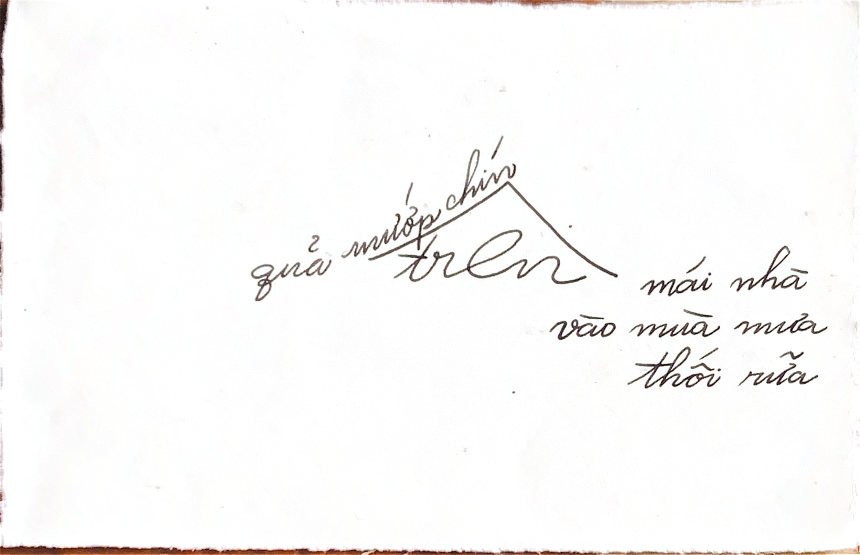
#> input picture haiku/p-000.png, 1720 x 1109 px, found by its file name (shown at 1/2 size); the run also reads 1 picture not shown here
$ python db3.py
#> lines starting #> are read from the running program, lines starting #| are printed output that depends on the picture; after the words box and inside, x2 and y2 are one past the last pixel; in counts of white or black regions, pixels touching at a corner belong together
#> in load, im is the input picture: shape (1109, 1720, 3); mean B, G, R 248.4, 248.8, 249.7
### font3/clean.py
# Xóa dòng kẻ ô ly (ngang, dọc) và lề đỏ, giữ nét mực.
# Chỗ dòng kẻ: lấy giá trị hai bên dòng kẻ (trên/dưới với dòng ngang, trái/phải với dòng dọc), lấy bên sáng hơn.
# Nét mực cắt ngang dòng kẻ thì hai bên đều tối nên nét được nối liền; dòng kẻ trơn thì hai bên sáng nên biến mất.
import numpy as np, cv2

def _level(V, mask, axis, n=81):
    """độ sáng thường gặp của dòng kẻ quanh mỗi điểm, đo dọc theo dòng kẻ (mực đậm tính như 160 để không kéo lệch)"""
    v = np.clip(V.astype(np.float32), 160, 255) * mask
    k = (n, 1) if axis == 0 else (1, n)        # cỡ khung (rộng, cao): dòng ngang đo theo x, dòng dọc đo theo y
    num = cv2.blur(v, k); den = cv2.blur(mask.astype(np.float32), k)
    return num / np.maximum(den, 1e-3)

def _fill(V, mask, allmask, axis, maxd=14):
    lo = np.full(V.shape, -1, np.int32); hi = np.full(V.shape, -1, np.int32)
    for k in range(1, maxd + 1):
        for sgn, arr in ((1, lo), (-1, hi)):
            Vs = np.roll(V, sgn * k, axis); Ms = np.roll(allmask, sgn * k, axis)
            take = (arr < 0) & ~Ms
            arr[take] = Vs[take]
    lo[lo < 0] = 255; hi[hi < 0] = 255
    out = V.astype(np.int32).copy()
    lev = _level(V, mask, axis)
    sel = mask & (V > lev - 18)          # điểm tối hơn hẳn dòng kẻ là mực đè lên dòng kẻ: giữ nguyên
    out[sel] = np.maximum(lo, hi)[sel]
    return out.astype(np.uint8)

def cleaned(path, L=101):
#> called with path = 'font3/../font/src2/p-000.png', L = 101
    im = cv2.imread(path); B, G, R = [im[:, :, i].astype(int) for i in range(3)]
    V = im.max(2).astype(np.uint8)
    cand = (V < 218).astype(np.uint8)
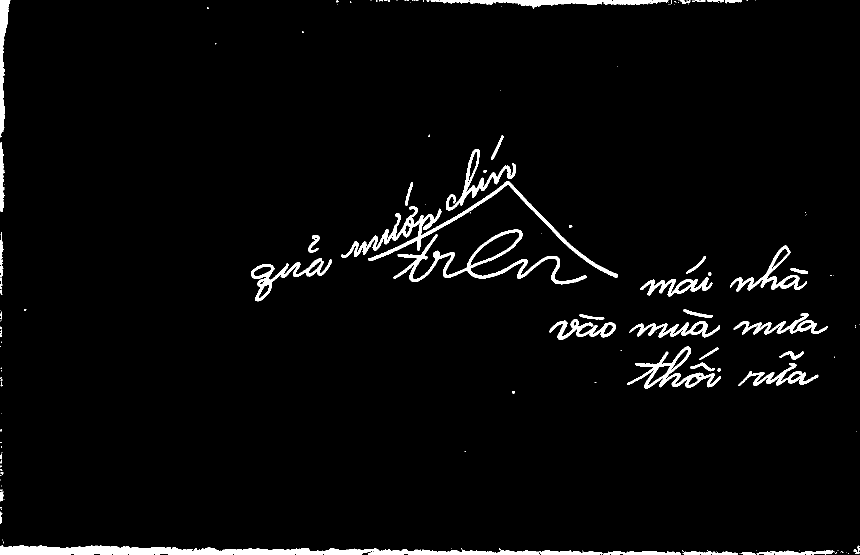
#> cand: shape (1109, 1720) (shown at 1/2 size); values 0 (black) and 1 (white), 3.2% white; 164 white regions (116 under 20 px), largest, box (x1, y1, x2, y2) and area: (0, 1090, 1206, 1109) 12314, (682, 362, 1236, 556) 7353, (787, 459, 1174, 569) 6032
    cd = cv2.dilate(cand, np.ones((3, 3), np.uint8))
#> cd: shape (1109, 1720); values 0 (black) and 1 (white), 4.4% white; 94 white regions (32 under 20 px), largest, box (x1, y1, x2, y2) and area: (0, 1089, 1363, 1109) 15149, (681, 361, 1237, 557) 10596, (786, 458, 1175, 570) 8786
    lh = cv2.morphologyEx(cd, cv2.MORPH_OPEN, np.ones((1, L), np.uint8))
#> lh: shape (1109, 1720); values 0 (black) and 1 (white), 0.87% white; 3 white regions, box (x1, y1, x2, y2) and area: (0, 1093, 1363, 1109) 12383, (852, 0, 1338, 9) 3203, (1364, 1105, 1675, 1109) 1063
    lv = cv2.morphologyEx(cd, cv2.MORPH_OPEN, np.ones((L, 1), np.uint8))
#> lv: shape (1109, 1720); values 0 (black) and 1 (white), 0.18% white; 3 white regions, box (x1, y1, x2, y2) and area: (0, 0, 15, 276) 2282, (0, 283, 6, 424) 826, (2, 463, 4, 591) 256
    red = ((R - B > 22) & (R - G > 12)).astype(np.uint8)
#> red: shape (1109, 1720); values 0 (black) and 1 (white), 1.6% white; 784 white regions (671 under 20 px), largest, box (x1, y1, x2, y2) and area: (0, 1088, 1720, 1109) 16345, (852, 0, 1489, 13) 3983, (0, 0, 19, 44) 317
    mh = cv2.dilate(lh, np.ones((3, 3), np.uint8)) > 0
#> mh: shape (1109, 1720) bool; 0.99% white; 2 white regions, box (x1, y1, x2, y2) and area: (0, 1092, 1676, 1109) 15180, (851, 0, 1339, 10) 3711
    mv = cv2.dilate(lv | red, np.ones((3, 3), np.uint8)) > 0
#> mv: shape (1109, 1720) bool; 2.8% white; 255 white regions (80 under 20 px), largest, box (x1, y1, x2, y2) and area: (0, 1083, 1720, 1109) 18487, (844, 0, 1490, 14) 4980, (0, 0, 20, 277) 2605
    allm = mh | mv
#> allm: shape (1109, 1720) bool; 2.8% white; 255 white regions (80 under 20 px), largest, box (x1, y1, x2, y2) and area: (0, 1083, 1720, 1109) 18570, (844, 0, 1490, 14) 5201, (0, 0, 20, 277) 2605
    out = _fill(V, mh, allm, 0)
    out = _fill(out, mv, allm, 1)
#> call 2 of _fill, with axis = 1, maxd = 14
#> after the loop in _fill (call 2), `for k in range(1, maxd + 1):`:
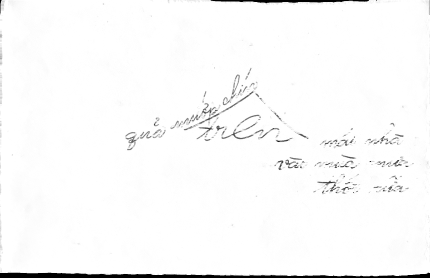
#> arr: shape (1109, 1720) int32 (shown at 1/4 size); min -1, max 255, mean 249.4; drawn with min black and max white
#> in _fill (call 2), `out[sel] = np.maximum(lo, hi)[sel]`:
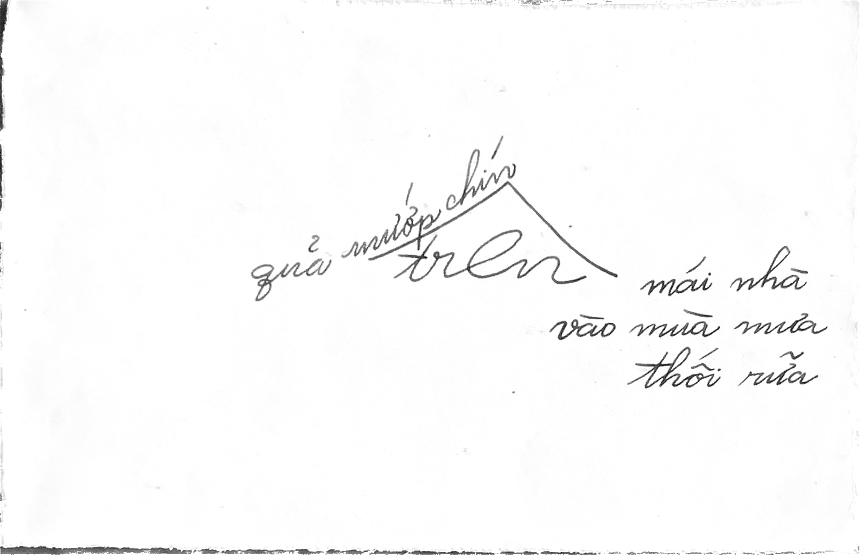
#> out: shape (1109, 1720) int32 (shown at 1/2 size); min 0, max 255, mean 250.5
    return out, allm

### font3/db3.py
# Gom chữ từ bản viết trên vở ô ly (26/10): đường chân chữ và cỡ chữ lấy theo dòng kẻ của vở
import json, numpy as np, cv2, os, sys
from PIL import Image, ImageDraw, ImageFont
HERE = os.path.dirname(os.path.abspath(__file__))
SRC = HERE + '/../font/src2/'; SRCB = HERE + '/../font/src2b/'
OLD = HERE + '/../font/work2'
OUT = HERE + '/work'; os.makedirs(OUT, exist_ok=True)
FNT = ImageFont.truetype('/usr/share/fonts/truetype/dejavu/DejaVuSans.ttf', 22)
XH1 = 35.0      # chiều cao chữ thường chuẩn (px) sau khi quy cỡ, giữ như bản trước để phần dựng font không đổi

def load(path):
    im = cv2.imread(path)
    return im.max(2)            # kênh sáng nhất: dòng kẻ xanh, lề đỏ gần như biến mất, mực vẫn đậm

# ---------- dòng kẻ ----------
def big_square(g):
    H, W = g.shape
    ink = cv2.dilate((g < 200).astype(np.uint8), np.ones((7, 7), np.uint8)) > 0
#> ink: shape (1109, 1720) bool; 6.1% white; 48 white regions, largest, box (x1, y1, x2, y2) and area: (679, 295, 1239, 572) 35931, (0, 1088, 1663, 1109) 20102, (1252, 690, 1445, 780) 9151
    Ps = []
    for x0 in range(int(W * 0.2), int(W * 0.8) - 200, 150):
        d = 255.0 - g[:, x0:x0 + 200]; m = ~ink[:, x0:x0 + 200]
        prof = (d * m).sum(1) / np.maximum(1, m.sum(1)); prof = prof - np.convolve(prof, np.ones(41) / 41, 'same')
        prof = prof[int(H * 0.08):int(H * 0.9)]
        ac = np.correlate(prof, prof, 'full')[len(prof) - 1:]
        Ps.append(80 + int(np.argmax(ac[80:170])))
#> this loop made 6 passes
#> pass 1, in big_square, `d = 255.0 - g[:, x0:x0 + 200]`:
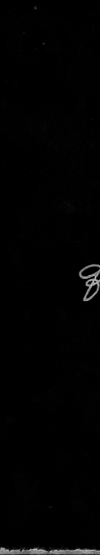
#> d: shape (1109, 200) float64 (shown at 1/2 size); min 0, max 221, mean 2.5
#> pass 2, in big_square, `m = ~ink[:, x0:x0 + 200]`:
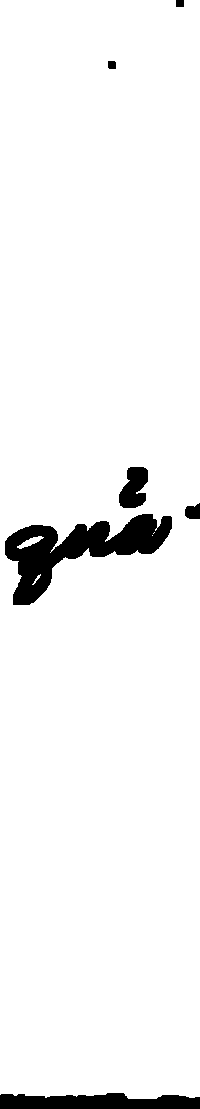
#> m: shape (1109, 200) bool; 95.6% white; 6 black regions, box (x1, y1, x2, y2) and area: (5, 514, 172, 605) 6060, (0, 1093, 200, 1109) 2618, (119, 467, 148, 508) 862, (185, 503, 200, 519) 191, (108, 61, 116, 69) 62, (176, 0, 184, 7) 56
#> after the loop, Ps = [163, 92, 92, 135, 155, 117]
    return float(np.median(Ps))

def line_profile(g, inkmask, cx, half=150):
    H, W = g.shape
    x0, x1 = max(0, int(cx - half)), min(W, int(cx + half))
    d = 255.0 - g[:, x0:x1]; m = ~inkmask[:, x0:x1]
    prof = (d * m).sum(1) / np.maximum(1, m.sum(1))
    return np.convolve(prof, np.ones(3) / 3, 'same')

def peak_near(prof, y, rad):
    lo, hi = max(1, int(y - rad)), min(len(prof) - 1, int(y + rad))
    if hi <= lo: return None
    k = lo + int(np.argmax(prof[lo:hi]))
    # đỉnh thật: tinh chỉnh dưới px bằng parabol
    if 0 < k < len(prof) - 1:
        a, b, c = prof[k - 1], prof[k], prof[k + 1]; den = a - 2 * b + c
        if den < 0: return k + 0.5 * (a - c) / den
    return float(k)

from clean import cleaned
class Page:
    def __init__(self, name, path, box=None):
        self.name = name; self.raw = load(path); self.g, _ = cleaned(path)
        self.P = big_square(self.raw); self.s = self.P / 69.0
#> after `self.P = big_square(self.raw)`: self.P = 126
#> after `self.s = self.P / 69.0`: self.s = 1.83
        self.inkmask = cv2.dilate((self.g < 205).astype(np.uint8), np.ones((9, 9), np.uint8)) > 0
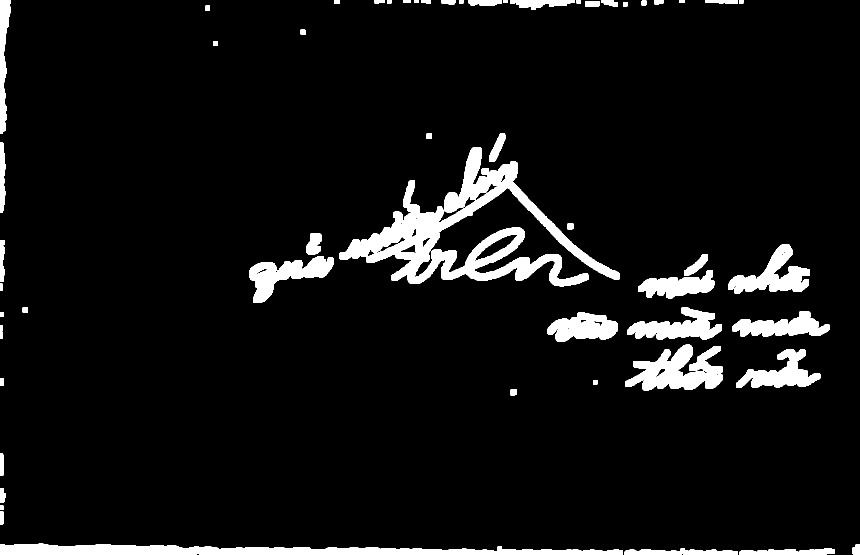
#> self.inkmask: shape (1109, 1720) bool (shown at 1/2 size); 6.8% white; 56 white regions, largest, box (x1, y1, x2, y2) and area: (678, 294, 1239, 573) 41654, (0, 1087, 1246, 1109) 17114, (1251, 689, 1446, 781) 10312
        self.box = box
    def baseline_at(self, cx, est):
        """dòng kẻ đậm gần ước lượng nhất tại hoành độ cx, và khoảng cách ô lớn tại chỗ đó"""
        prof = line_profile(self.raw, self.inkmask, cx)
        y = peak_near(prof, est, 0.3 * self.P)
        up = peak_near(prof, y - self.P, 0.15 * self.P)
        dn = peak_near(prof, y + self.P, 0.15 * self.P)
        cand = [y - up] if up is not None else []
        if dn is not None: cand.append(dn - y)
        cand = [c for c in cand if 0.85 * self.P < c < 1.15 * self.P]
        return y, (float(np.mean(cand)) if cand else self.P)

# ---------- tách mảnh mực ----------
def components(pg, box=None, thr=200, edge=25, erode=45):
#> called with thr = 200, edge = 25, erode = 45
    g = pg.g; s = pg.s; H, W = g.shape
#> after `s = pg.s`: s = 1.83
    b = (cv2.GaussianBlur(g, (0, 0), 6) > 170).astype(np.uint8)
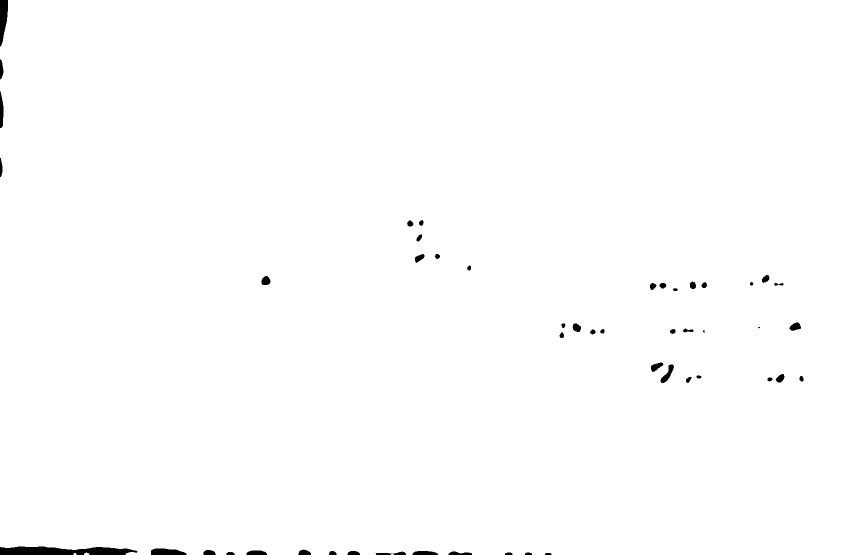
#> b: shape (1109, 1720) (shown at 1/2 size); values 0 (black) and 1 (white), 99.4% white; 52 black regions (2 under 20 px)
    n, lab, st, _ = cv2.connectedComponentsWithStats(b, 4)
#> lab: shape (1109, 1720) int32; 4 distinct labels, from 0 to 3
#> n = 4; st = [[0, 0, 1607, 1109, 11375], [0, 0, 1720, 1109, 1896060], [168, 1105, 11, 4, 30], [147, 1106, 6, 3, 15]]
#> (the rest of the program and of its run is left out)
